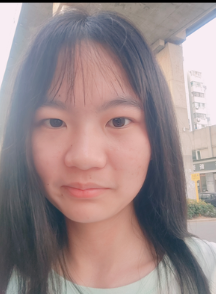
#> input picture 计算机视觉/计算机视觉5/1.png, 216 x 294 px
$ python main.py
#> lines starting #> are read from the running program, lines starting #| are printed output that depends on the picture; after the words box and inside, x2 and y2 are one past the last pixel; in counts of white or black regions, pixels touching at a corner belong together
import cv2

# 加载预训练的人脸检测分类器（OpenCV自带的Haar特征分类器）
face_cascade = cv2.CascadeClassifier(cv2.data.haarcascades + 'haarcascade_frontalface_default.xml')
# 加载预训练的人眼检测分类器（OpenCV自带的Haar特征分类器）
eye_cascade = cv2.CascadeClassifier(cv2.data.haarcascades + 'haarcascade_eye.xml')

# 读取图像，这里要替换成你实际的图像路径和文件名哦
image_path = "1.png"
img = cv2.imread(image_path)
#> img is the input picture: shape (294, 216, 3); mean B, G, R 136.8, 135.9, 153.1

# 将图像转换为灰度图像，因为人脸检测分类器通常在灰度图像上操作
gray = cv2.cvtColor(img, cv2.COLOR_BGR2GRAY)
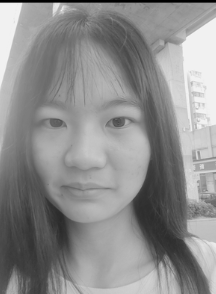
#> gray: shape (294, 216); min 0, max 244, mean 141.2

# 进行人脸检测
faces = face_cascade.detectMultiScale(gray, scaleFactor=1.1, minNeighbors=5, minSize=(30, 30))
#> faces = [[16, 68, 150, 150]]

# 在检测到的人脸位置绘制矩形框标记出来（使用蓝色，即(255, 0, 0)，线宽为2）
for (x, y, w, h) in faces:
    cv2.rectangle(img, (x, y), (x + w, y + h), (255, 0, 0), 2)
    # 获取当前人脸区域对应的灰度图和彩色图，用于人眼检测
    roi_gray = gray[y:y + h, x:x + w]
    roi_color = img[y:y + h, x:x + w]
    # 在每个人脸区域内进行人眼检测
    eyes = eye_cascade.detectMultiScale(roi_gray)
    # 在检测到的人眼位置绘制矩形框标记出来（使用绿色，即(0, 255, 0)，线宽为2）
    for (ex, ey, ew, eh) in eyes:
        cv2.rectangle(roi_color, (ex, ey), (ex + ew, ey + eh), (0, 255, 0), 2)
#> this loop made 1 pass
#> (x, y, w, h, eyes) on pass 1: (16, 68, 150, 150, [[80, 32, 42, 42], [16, 33, 45, 45]])
#> pass 1, `roi_gray = gray[y:y + h, x:x + w]`:
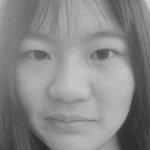
#> roi_gray: shape (150, 150); min 43, max 208, mean 136.3
#> pass 1, `roi_color = img[y:y + h, x:x + w]`:
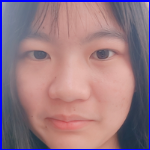
#> roi_color: shape (150, 150, 3); mean B, G, R 132.6, 122.4, 152.8
#> after the loop:
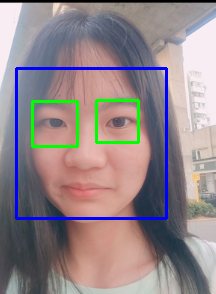
#> img: shape (294, 216, 3); 4.46% of pixels changed, all inside (x1, y1, x2, y2) = (15, 67, 168, 220)
#> after the loop:
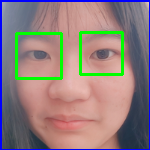
#> roi_color: shape (150, 150, 3); 4.6% of pixels changed, all inside (x1, y1, x2, y2) = (15, 31, 124, 80)

# 显示带有检测结果的图像
cv2.imshow('Viola-Jones Face and Eye Detection Result', img)
cv2.waitKey(0)
cv2.destroyAllWindows()
